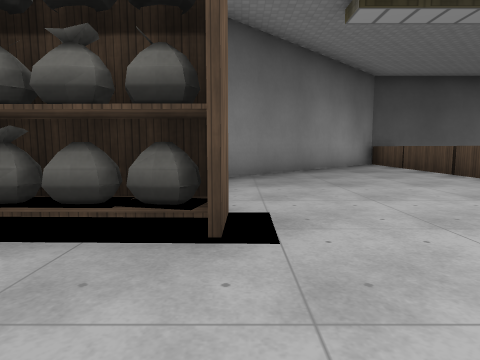
view 1 (above)

19 first-person views from a walk through a Godot game level. The camera is 1.2 m above the floor, tilts 6° down and sees 75° across. The floor is counted in squares, 2 m on a side. Each view is taken from the middle of a square. On the plan, view 1 faces up. The plan holds only what a view shows up to about 9 squares ahead; the rest is blank. Characters and animated objects are left out. Door leaves are left out where a doorway can be walked through. Some surface patterns are stand-ins.

view 2
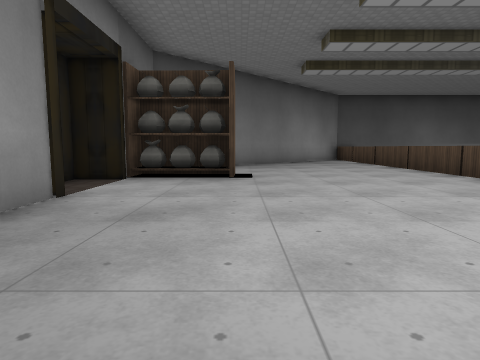

view 3
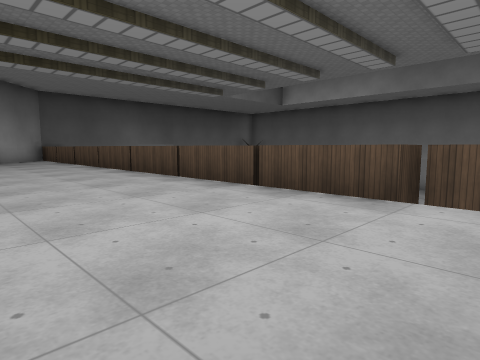

view 4
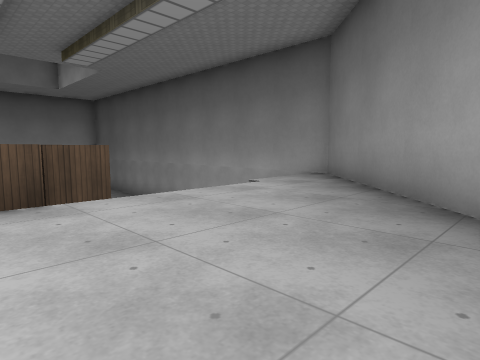

view 5
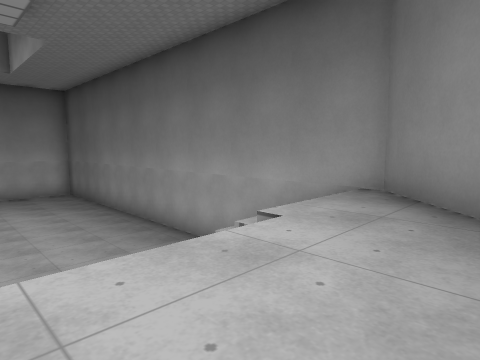

view 6
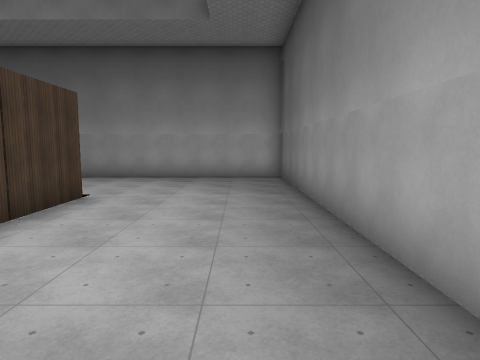

view 7
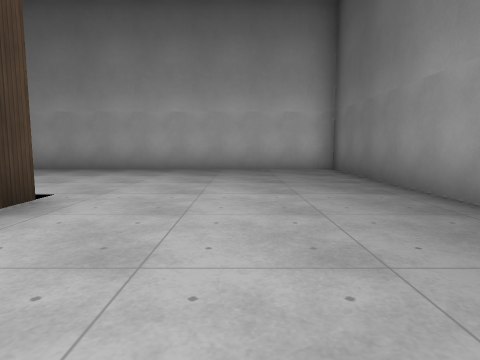

view 8
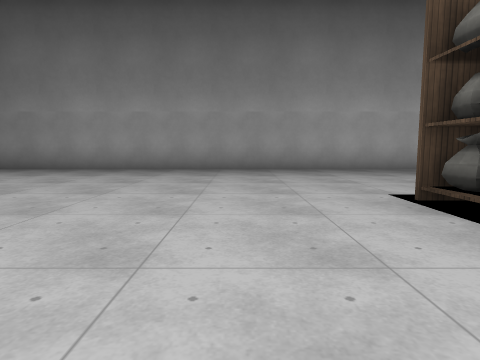

view 9
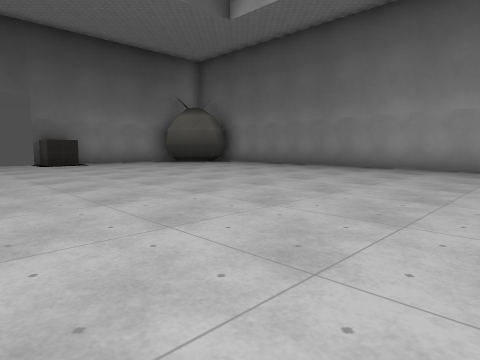

view 10
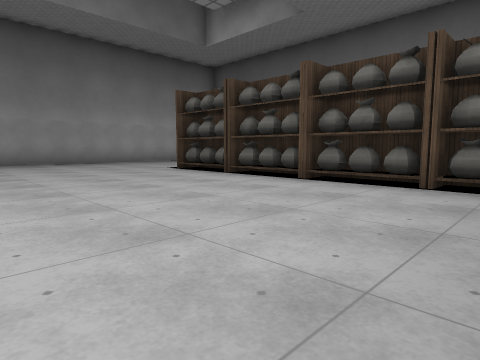

view 11
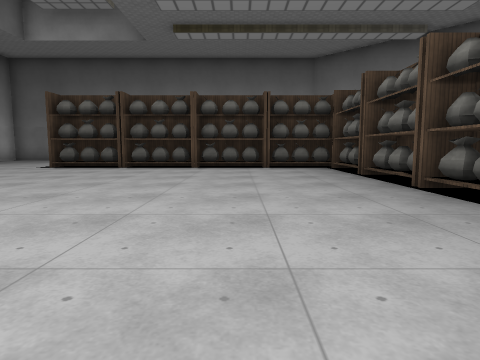

view 12
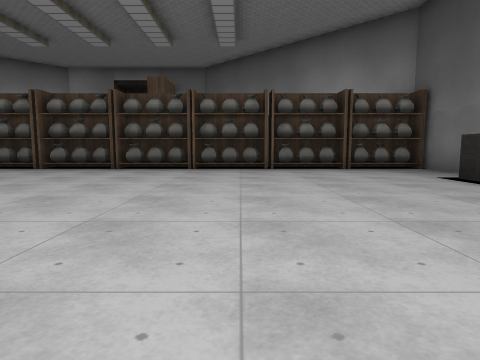

view 13
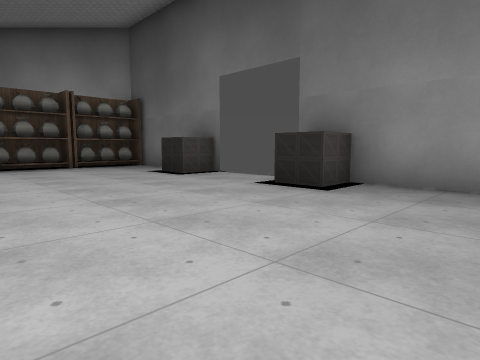

view 14
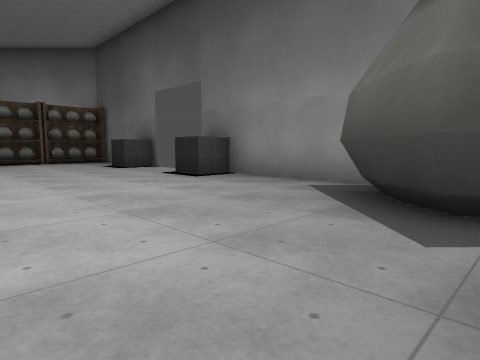

view 15
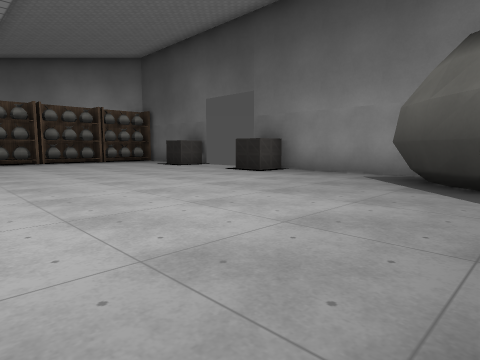

view 16
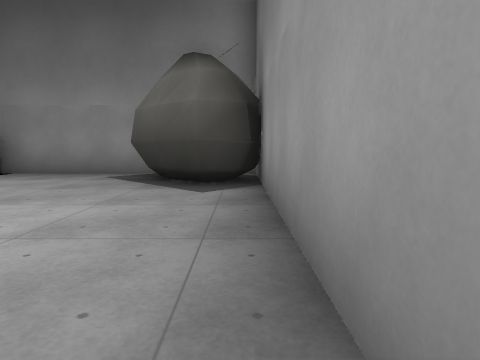

view 17
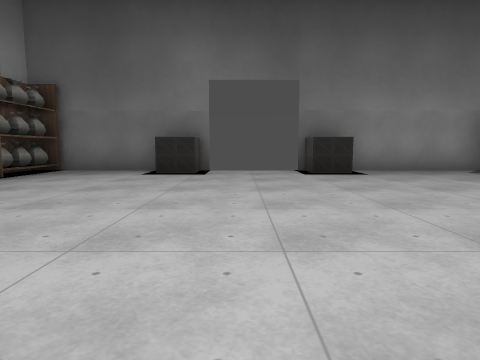

view 18
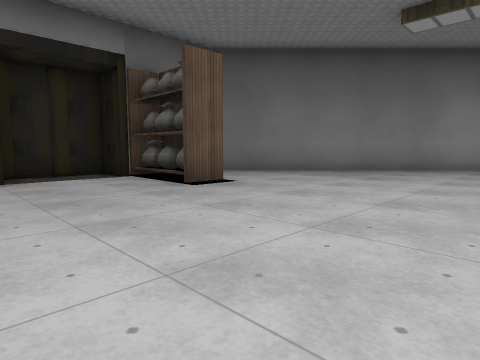

view 19
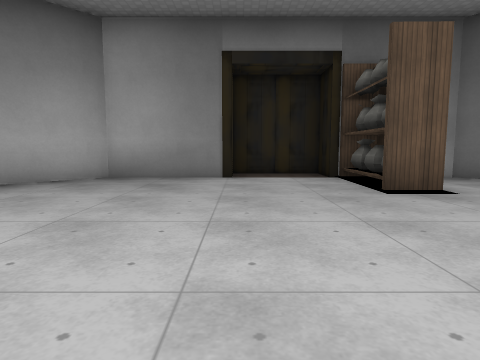

### Floor plan
Key: @ floor where view 1 was taken; # wall or solid block; . main floor; : floor 3 m higher than the main floor; / step, stairs or slope; D open door; S shelf; B bag; C crate.
Columns run from 3 left of view 1 to 19 right of it. Each row starts with its distance up from view 1.
 11        #####C..C####
 10        BS..........###
  9     ##::#...........###
  8    ##::BS.............#
  7   ##::::#.............#
  6  ##:::::B.............#
  5 ##::::::S.............#
  4 #:::::::#.............#
  3 ##:::::BS.............#
  2 #DBS::::S.............#
  1 #D::::::B.............#
  0 #D:@::::S.............#
 -1 #:::::::B.............#
 -2 #:::::::S.............#
 -3 ##::::::B.............#
 -4  ##:::::#B#B#B#B#.....#
 -5     ::::.S S.S.S......#
 -6     #:::.   ..........#
 -7     ##::/  ...........#
 -8      ##:/ /...........#
 -9       ##///...........#
-10        ################

Where each view was taken, in squares from view 1:
view 1: 0 up, 0 right, facing up
view 2: 4 down, 0 right, facing up
view 3: 5 down, 1 right, facing up-right
view 4: 3 down, 1 right, facing down-right
view 5: 5 down, 3 right, facing down-right
view 6: 8 down, 7 right, facing right
view 7: 7 down, 10 right, facing right
view 8: 2 down, 10 right, facing right
view 9: 1 down, 9 right, facing up-right
view 10: 1 up, 6 right, facing down-right
view 11: 5 up, 8 right, facing down
view 12: 6 up, 14 right, facing left
view 13: 6 up, 15 right, facing up-left
view 14: 6 up, 18 right, facing up-left
view 15: 4 up, 18 right, facing up-left
view 16: 4 up, 18 right, facing up
view 17: 3 up, 10 right, facing up
view 18: 1 down, 4 right, facing up-left
view 19: 0 up, 4 right, facing left
